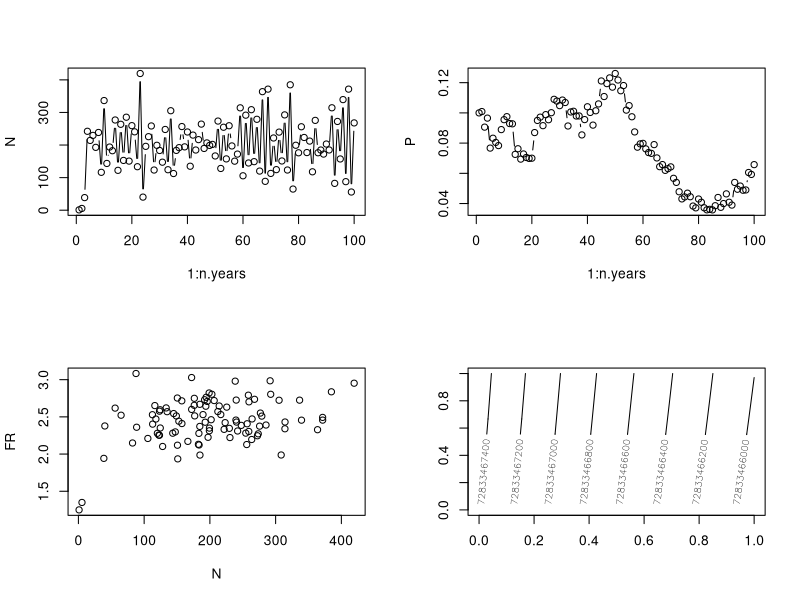
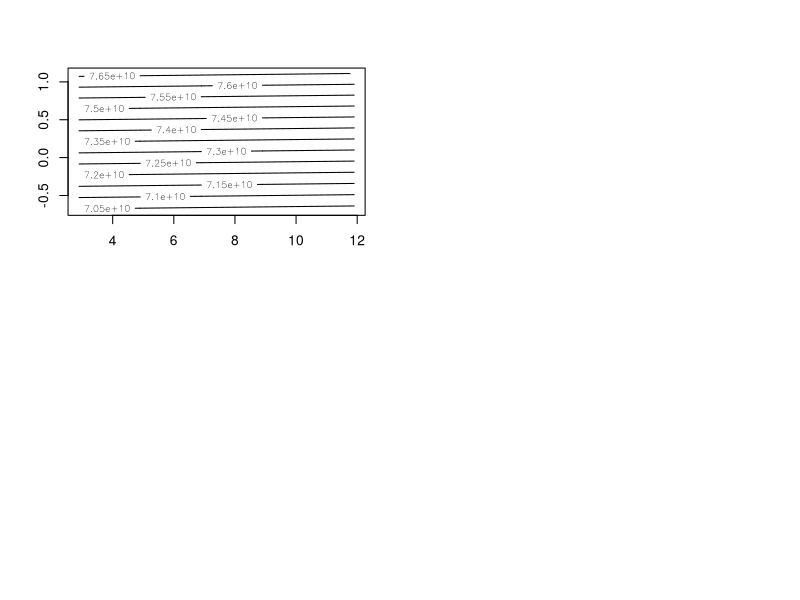

These charts were generated, in order, by the following R code: (Note: this script raises an error after producing the figures.)
### FB 13/11/2017 - predator-prey model with noisy functional response data
### Writes down the likelihood of the model under the assumption of Gaussian noise on the FR
### 24/11/2017 Rosenzweig-MacArthur version -- should improve fitting but doesnt seem to 

rm(list=ls())
graphics.off()

### Model used (use stored simulated data later on, just tryouts for now)
n.years<-100  	# Number of years - 25 first, perhaps use 50 or 100 / worked very well with almost no process error on the real scale
N1<-1			# Initial pop size
P1<-0.1
K<-100			# threshold dd 1/K
beta<-1			# density-dependence exponent
rmax_V<-2		# Max AVERAGE growth rate (thus not a true max...)
rmax_P<-(-0.25)	        # Mortality of the predator 		
sigma2.proc<-0.05	# worked well with 0.005
# Process sigma on the log-scale, use the Peretti et al. value. 0.005


### FR and predator parameters
C<-2.5
D<-1
epsilon<-0.1

### Simulation of data
#set.seed(42) 
set.seed(41)
#set.seed(40)

y<-N<-P<-FR<-numeric(n.years)
N[1]<-N1
P[1]<-P1
FR[1]<-C*N[1]/(D+N[1])

rV<-rnorm(n.years-1,rmax_V,sqrt(sigma2.proc))
rP<-rnorm(n.years-1,rmax_P,sqrt(0.01))
FRnoise<-rnorm(n.years,0,sqrt(sigma2.proc))

for (t in 1:(n.years-1)){
 
  FR[t+1]<-max((C*N[t]/(D+N[t])) + FRnoise[t+1],0.0)
  N[t+1]<-N[t]*(exp(rV[t]-(N[t]/K)^beta -FR[t]*P[t]/N[t]) + 0.01) #+0.01 to maintain the prey pop positive
  P[t+1]<-P[t]*exp(rP[t] + epsilon*FR[t])
}
## Plotting time series of abundances and FR
par(mfrow=c(2,2))
plot(1:n.years,N,type="b")
plot(1:n.years,P,type="b")
#curve(dbeta(x,a,b),from=0, to=1)
plot(N,FR)

### Produce dataset to fit
data = cbind(log(N),log(P),FR) 

################# Define the likelihood ########################################
logLik=function(theta,y){
#### y is the data with n rows and 3 columns // log-abundance data + FR data

#### Parameters
# theta1 = r 
# theta2 = gamma = 1/K
# theta3 = sigma1
# theta4 = mu  #mortality
# theta5 = epsilon
# theta6 = sigma2
# theta7 = C
# theta8 = D
# theta9 = sigma3

n=nrow(y)
ll = 0.0 ### Or p_1(a_1|x_1) p(x_1)
for (t in 2:n){
N_t = exp(y[t-1,1])
P_t = exp(y[t-1,2]) 
mu1 = y[t-1,1] + theta[1] - theta[2]*N_t - y[t-1,3]*N_t/P_t
### The new DD should remove previous problems with log(1+theta[2]*N_t) 
mu2 = y[t-1,2] + theta[4] + theta[5]*y[t-1,3]
mu3 = (theta[7]*N_t)/(theta[8] + N_t)
#ll= ll + log(dnorm(y[t,1], mu1, theta[3])) +  log(dnorm(y[t,2], mu2, theta[6])) + log(dnorm(y[t,3], mean = mu3, sd = theta[9]))
# we have log(0) problem
d1=dnorm(y[t,1], mu1, theta[3],log=T) ## directly asking for the log avoids problems
d2=dnorm(y[t,2], mu2, theta[6],log=T)
d3=dnorm(y[t,3], mu3, theta[9],log=T)
ll=ll+d1+d2+d3
}
return(-ll)
}

################ Now optimize the LL ###########################################
theta_start = c(runif(1,0.5,2),runif(1,0.001,5),runif(1,0.1,1),runif(1,0.1,0.5),runif(1,0.1,0.5),runif(1,0.1,2),runif(1,0.01,0.1),runif(1,10,100),runif(1,0.1,5))
# Put high values for D not C -- previously the reverse was done for bayesian est. (error?)
# theta_start=rep(1,9) # you never know...

p_opt<-optim(theta_start, logLik, y=data,method="BFGS",hessian=T)
#warnings(): 44: In dnorm(y[t, 2], mu2, theta[6], log = T) : NaNs produced
p_opt<-optim(theta_start, logLik, y=data,hessian=T)
# does not work -- unclear why? Use L-BFGS? 
library(optimx)
p_opt<-optimx(theta_start, logLik, y=data,hessian=T)
## Always same warnings -> In log(1 + theta[2] * N_t) : NaNs produced

### Let's try something extreme 
theta_true  = c(rmax_V,1/K,sqrt(0.05),rmax_P,epsilon,sqrt(0.05),D,C,sqrt(0.05))
p_opt<-optim(theta_true, logLik, y=data,method="BFGS",hessian=T)
p_opt$par
theta_true

############ Create likelihood profiles ########################################

# basic check 
logLik(theta_true,data)
llbis=matrix(0,nrow=10,ncol=10)
for (i in 1:10){
  for (j in 1:10){
    theta_new=theta_true+c(0,0,0,0,0,0,0.05*i-0.5,0.5*j-2,0)
    llbis[i,j]=logLik(theta_new,data)
  }
}
contour(llbis)

# do that with (r,gamma)
logLik(theta_true,data)
llbis=matrix(0,nrow=10,ncol=10)
r_new=g_new=rep(0,10)
for (i in 1:10){
  for (j in 1:10){
    r_new[i] = 1*i-0.1
    g_new[j] = 0.2*j-0.9
    theta_new=theta_true+c(r_new[i],g_new[j],0,0,0,0,0,0)
    llbis[i,j]=logLik(theta_new,data)
  }
}
contour(theta_true[1]+r_new,theta_true[2]+g_new,llbis)

# Let's assume we know the max growth rates (most realistic assumption)

gamma = c(0.1,0.05,0.1,0.5,1,2)
negll=matrix(0,nrow=100,ncol=101)

par(mfrow=c(2,3))
for (kg in 1:length(gamma)){
  D_FR = seq(0.5,200.5,by=2)
    for (kd in 1:length(D_FR)){
      C_FR = seq(0.05,5,0.05) 
      for (kc in 1:length(C_FR)){
       theta = c(rmax_V,gamma[kg],sqrt(0.05),rmax_P,Q,sqrt(0.05),C_FR[kc],D_FR[kg],sqrt(0.05))
       negll[kc,kd]=logLik(theta,data)
      }
    }
  contour(C_FR,D_FR,negll,xlab="C",ylab="D", main=c("Gamma = ",toString(gamma[kg])))
}
plot(C_FR,negll[,2])

### Zooming in on C (between 2 and 3)
par(mfrow=c(2,3))
for (kg in 1:length(gamma)){
  D_FR = seq(0.5,200.5,by=2)
  for (kd in 1:length(D_FR)){
    C_FR = seq(2.01,3,0.01) 
    for (kc in 1:length(C_FR)){
      theta = c(rmax_V,gamma[kg],sqrt(0.05),rmax_P,epsilon,sqrt(0.05),C_FR[kc],D_FR[kg],sqrt(0.05))
      negll[kc,kd]=logLik(theta,data)
    }
  }
  contour(C_FR,D_FR,negll,xlab="C",ylab="D", main=c("Gamma = ",toString(gamma[kg])))
}

plot(C_FR,negll[,2])

plot(C_FR,negll[,100])

########### Other more realistic profiles #####################################
# todo
###############################################################################   

### NB Should I normalize everything and get rid of the sigmas? 

############### Working directly with the sum of squares ######################
RSS=function(theta,y){
  #### y is the data with n rows and 3 columns // log-abundance data + FR data
  
  #### Parameters
  # theta1 = r 
  # theta2 = gamma
  # theta3 = mu
  # theta4 = epsilon 
  # theta5 = C
  # theta6 = D
  # not the same theta
  
  n=nrow(y)
  rss = 0.0 ### Or p_1(a_1|x_1) p(x_1)
  for (t in 2:n){
    N_t = exp(y[t-1,1])
    P_t = exp(y[t-1,2]) 
    mu1 = y[t-1,1] + theta[1] - theta[2]*N_t - y[t-1,3]*N_t/P_t
    mu2 = y[t-1,2] + theta[3] + theta[4]*y[t-1,3]
    mu3 = (theta[5]*N_t)/(theta[6] + N_t)
    rss=rss+(y[t,1] - mu1)^2+(y[t,2]-mu2)^2+(y[t,3]-mu3)^2
  }
  return(rss)
}

### New theta true
theta_true  = c(rmax_V,1/K,rmax_P,epsilon,D,C)
theta_init = theta_true + rnorm(6,0,sd=0.01)
p_opt<-optim(theta_init, RSS, y=data,hessian=T)
p_opt$par
theta_true
### Still problems with 
###  In log(1 + theta[2] * N_t) : NaNs produced

# basic check 
RSS(theta_true,data)
rssbis=matrix(0,nrow=10,ncol=10)
for (i in 1:10){
  for (j in 1:10){
    theta_new=theta_true+c(0,0,0,0,0.05*i-0.5,0.5*j-2)
    rssbis[i,j]=RSS(theta_new,data)
  }
}
contour(rssbis)

# do that with (r,gamma)
RSS(theta_true,data)
rssbis=matrix(0,nrow=10,ncol=10)
r_new=g_new=rep(0,10)
for (i in 1:10){
  for (j in 1:10){
    r_new[i] = 1*i-0.1
    g_new[j] = 0.2*j-0.9
    theta_new=theta_true+c(r_new[i],g_new[j],0,0,0,0)
    rssbis[i,j]=RSS(theta_new,data)
  }
}
contour(theta_true[1]+r_new,theta_true[2]+g_new,rssbis)

### 
